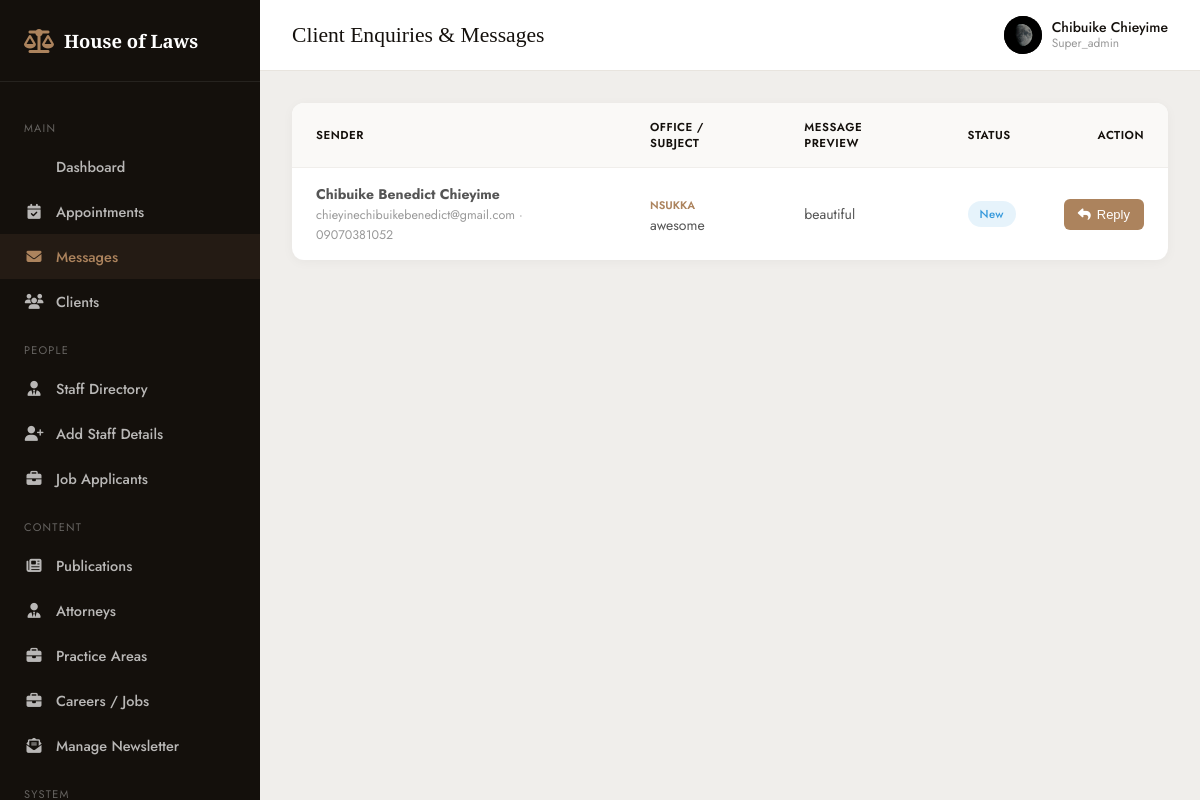
The app's page /p3v9m6k-w2x5-secure-panel-f8q1/messages (signed in) with its own data.
### app.py (models this page shows, shortened)
class AdminLaw(db.Model):
    __tablename__ = "adminlaws"
    id = db.Column(db.Integer, primary_key=True)
    first_name = db.Column(db.String(100), nullable=False)
    last_name = db.Column(db.String(100), nullable=False)
    email = db.Column(db.String(150), unique=True, nullable=False)
    phone = db.Column(db.String(30), nullable=False)
    username = db.Column(db.String(80), unique=True, nullable=False)
    role = db.Column(db.String(50), nullable=False)
    details = db.Column(db.Text, nullable=False)
    password_hash = db.Column(db.String(255), nullable=False)
    profile_picture = db.Column(db.String(255), nullable=False)
    created_at = db.Column(db.DateTime, default=datetime.utcnow)
    last_login = db.Column(db.DateTime, nullable=True)
    is_active = db.Column(db.Boolean, default=True)

class ContactMessage(db.Model):
    id = db.Column(db.Integer, primary_key=True)
    office = db.Column(db.String(50), nullable=False)
    full_name = db.Column(db.String(100), nullable=False)
    phone = db.Column(db.String(30), nullable=False)
    email = db.Column(db.String(120), nullable=False)
    subject = db.Column(db.String(200))
    message = db.Column(db.Text, nullable=False)
    status = db.Column(db.String(20), default="New") # New, Replied
    admin_reply = db.Column(db.Text)
    created_at = db.Column(db.DateTime, default=datetime.utcnow)

### app.py (the view)
@app.route(f"/{SECRET_DASHBOARD_PATH}/messages")
@admin_required
def admin_messages():
    admin = AdminLaw.query.get(session["admin_id"])
    messages = ContactMessage.query.order_by(ContactMessage.created_at.desc()).all()
    return render_template(
        "admin_messages.html",
        admin=admin,
        messages=messages,
        admin_name=session.get("admin_name"),
        admin_role=session.get("admin_role"),
        admin_photo=session.get("admin_photo"),
    )

### app.py (called while the page is built)
def admin_required(f):
    @wraps(f)
    def decorated(*args, **kwargs):
        if not session.get("admin_id"):
            flash("Please log in to continue.", "error")
            return redirect(url_for("admin_login"))
        return f(*args, **kwargs)
    return decorated

### templates/admin_messages.html (shortened to what this page needs)
<!DOCTYPE html>
<html lang="en">
<head>
  <link rel="stylesheet" href="https://cdnjs.cloudflare.com/ajax/libs/font-awesome/6.5.1/css/all.min.css">
</head>
<body>
  <div class="dashboard">
    <aside class="sidebar" id="sidebar">
      <div class="sidebar-logo">
        <i class="fa-solid fa-scale-balanced"></i>
        <span>House of Laws</span>
      </div>
      <nav class="sidebar-nav">
        <div class="section-label">Main</div>
        <a href="/p3v9m6k-w2x5-secure-panel-f8q1"> Dashboard</a>
        <a href="{{ url_for('admin_appointments') }}"><i class="fa-solid fa-calendar-check"></i> Appointments</a>
        <a href="{{ url_for('admin_messages') }}" class="active"><i class="fa-solid fa-envelope"></i> Messages</a>
        <a href="#"><i class="fa-solid fa-users"></i> Clients</a>
        <div class="section-label">People</div>
        <a href="#"><i class="fa-solid fa-user-tie"></i> Staff Directory</a>
        <a href="#"><i class="fa-solid fa-user-plus"></i> Add Staff Details</a>
        <a href="#"><i class="fa-solid fa-briefcase"></i> Job Applicants</a>
        <div class="section-label">Content</div>
        <a href="#"><i class="fa-solid fa-newspaper"></i> Publications</a>
        <a href="#"><i class="fa-solid fa-user-tie"></i> Attorneys</a>
        <a href="#"><i class="fa-solid fa-briefcase"></i> Practice Areas</a>
        <a href="#"><i class="fa-solid fa-briefcase"></i> Careers / Jobs</a>
        <a href="{{ url_for('admin_newsletter') }}"><i class="fa-solid fa-envelope-open-text"></i> Manage Newsletter</a>
        <div class="section-label">System</div>
      </nav>
    </aside>
    <div class="main">
      <header class="topbar">
        <div style="display:flex;align-items:center;gap:14px;">
          <h1>Client Enquiries &amp; Messages</h1>
        </div>
        <div class="topbar-right">
          <div class="user">
            <div class="avatar">
              {% if admin and admin.profile_picture %}
                <img src="{{ url_for('static', filename=admin.profile_picture) }}" alt="{{ admin.first_name }}">
              {% else %}
                {{ (admin.first_name[0] ~ admin.last_name[0]) if admin else 'AD' }}
              {% endif %}
            </div>
            <div class="user-meta">
              <span>{{ admin_name or (admin.first_name ~ ' ' ~ admin.last_name if admin else 'Admin') }}</span>
              <small>{{ admin_role or (admin.role if admin else '') }}</small>
            </div>
          </div>
        </div>
      </header>
      <div class="content">
        <div class="table-card">
          <div class="table-responsive">
            <table>
              <thead>
                <tr>
                  <th>Sender</th>
                  <th>Office / Subject</th>
                  <th>Message Preview</th>
                  <th>Status</th>
                  <th style="text-align: right;">Action</th>
                </tr>
              </thead>
              <tbody>
                {% if messages %}
                  {% for msg in messages %}
                  <tr>
                    <td>
                      <strong>{{ msg.full_name }}</strong><br>
                      <span style="font-size: 12.5px; color: #999;">{{ msg.email }} · {{ msg.phone }}</span>
                    </td>
                    <td>
                      <span style="display: inline-block; font-size: 11px; font-weight: 600; text-transform: uppercase; color: #ac835d; margin-bottom: 2px;">{{ msg.office }}</span>
                      <div>{{ msg.subject }}</div>
                    </td>
                    <td>{{ msg.message[:65] }}{% if msg.message | length > 65 %}...{% endif %}</td>
                    <td>
                      <span class="badge {{ msg.status | lower }}">{{ msg.status }}</span>
                    </td>
                    <td style="text-align: right;">
                      <button type="button" class="btn-reply" onclick='openReplyModal("{{ msg.id }}", "{{ msg.full_name | escape }}", "{{ msg.email }}", {{ msg.message | tojson | safe }})'>
                        <i class="fa-solid fa-reply"></i> Reply
                      </button>
                    </td>
                  </tr>
                  {% endfor %}
                {% else %}
                  <tr>
                    <td colspan="5" style="text-align: center; padding: 36px; color: #999;">
                      No client contact messages found.
                    </td>
                  </tr>
                {% endif %}
              </tbody>
            </table>
          </div>
        </div>
      </div>
    </div>
  </div>
</body>
</html>

### templates/admin_messages.html (style rules this page uses)
*, *::before, *::after { box-sizing: border-box; margin: 0; padding: 0; }
body { font-family: "Jost", sans-serif; font-size: 15px; color: #817f7c; background: #f0eeeb; min-height: 100vh; -webkit-font-smoothing: antialiased; }
h1, h2, h3, h4 { font-family: 'Playfair Display', serif; color: #14100c; font-weight: 500; }
a { text-decoration: none; color: inherit; transition: 0.25s; }
.dashboard { display: grid; grid-template-columns: 260px 1fr; min-height: 100vh; }
.sidebar { background: #14100c; color: #fff; padding: 28px 0; display: flex; flex-direction: column; position: sticky; top: 0; height: 100vh; overflow-y: auto; }
.sidebar-logo { display: flex; align-items: center; gap: 10px; padding: 0 24px 28px; border-bottom: 1px solid rgba(255,255,255,0.08); margin-bottom: 20px; }
.sidebar-logo i { font-size: 24px; color: #ac835d; }
.sidebar-logo span { font-family: 'Playfair Display', serif; font-size: 1.15rem; font-weight: 600; }
.sidebar-nav a { display: flex; align-items: center; gap: 12px; padding: 12px 24px; color: rgba(255,255,255,0.7); font-size: 14.5px; font-weight: 500; }
.sidebar-nav a i { width: 20px; text-align: center; font-size: 15px; }
.sidebar-nav a:hover, .sidebar-nav a.active { color: #ac835d; background: rgba(172,131,93,0.1); }
.sidebar-nav .section-label { padding: 18px 24px 8px; font-size: 11px; letter-spacing: 1.2px; text-transform: uppercase; color: rgba(255,255,255,0.35); }
.main { display: flex; flex-direction: column; }
.topbar { background: #fff; padding: 16px 32px; display: flex; align-items: center; justify-content: space-between; border-bottom: 1px solid #e8e4de; position: sticky; top: 0; z-index: 50; }
.topbar h1 { font-size: 1.35rem; margin: 0; }
.topbar-right { display: flex; align-items: center; gap: 16px; }
.topbar-right .user { display: flex; align-items: center; gap: 10px; font-size: 14px; color: #14100c; font-weight: 500; }
.topbar-right .avatar { width: 38px; height: 38px; border-radius: 50%; background: #14100c; color: #ac835d; display: flex; align-items: center; justify-content: center; font-family: 'Playfair Display', serif; font-size: 14px; font-weight: 600; overflow: hidden; }
.topbar-right .avatar img { width: 100%; height: 100%; object-fit: cover; }
.topbar-right .user-meta { display: flex; flex-direction: column; line-height: 1.25; }
.topbar-right .user-meta small { font-size: 12px; color: #999; font-weight: 400; text-transform: capitalize; }
.content { padding: 32px; flex: 1; }
.table-card { background: #fff; border-radius: 12px; box-shadow: 0 2px 12px rgba(20,16,12,0.04); overflow: hidden; }
.table-responsive { width: 100%; overflow-x: auto; }
table { width: 100%; border-collapse: collapse; text-align: left; font-size: 14px; }
th { background: #faf9f7; padding: 16px 24px; font-weight: 600; color: #14100c; border-bottom: 1px solid #f0eeeb; text-transform: uppercase; font-size: 11.5px; letter-spacing: 0.5px; }
td { padding: 16px 24px; border-bottom: 1px solid #f0eeeb; color: #555; vertical-align: middle; }
tr:last-child td { border-bottom: none; }
.badge { font-size: 11.5px; font-weight: 500; letter-spacing: 0.3px; padding: 5px 12px; border-radius: 20px; display: inline-block; text-transform: capitalize; }
.badge.new { background: rgba(52,152,219,0.12); color: #3498db; }
.btn-reply { display: inline-flex; align-items: center; gap: 6px; padding: 8px 14px; font-size: 13px; font-weight: 500; color: #fff; background: #ac835d; border-radius: 6px; border: none; cursor: pointer; transition: background 0.2s; }

### records on screen
AdminLaw: profile_picture (picture), role "Super_admin"
ContactMessage: full_name "Chibuike Benedict Chieyime", email "chieyinechibuikebenedict@gmail.com", phone "09070381052", office "NSUKKA", subject "awesome", message "beautiful", status "New"
